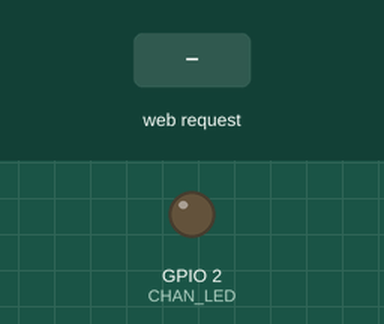
The program below on a simulated ESP32. Parts: output pins drawn as LEDs (lit = HIGH). The inputs (shaded band) are chosen by the test bench. WiFi joins after 1.5 s; servers stay silent unless stated; what the program prints to the serial monitor is not drawn.

Above: at 4.2 s.
4.3 s: HTTP request GET /on received
At 4.8 s:
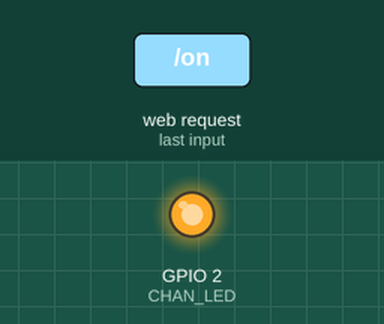
5.8 s: HTTP request GET /off received
At 7.0 s:
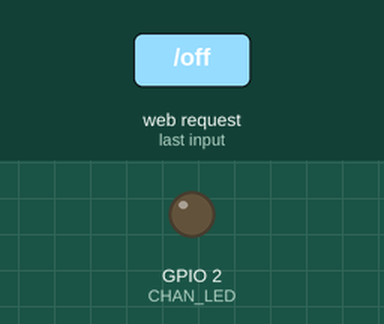
7.3 s: HTTP request GET /toggle received
At 8.3 s:
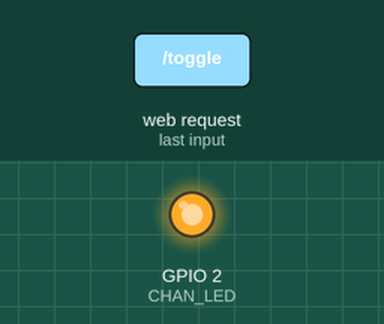
Timing chart, 0 to 10.3 s (numbered marks = the images above; inputs shaded):
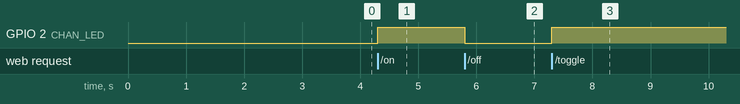

Measured:
- after the input at 4.3 s, GPIO 2 (CHAN_LED): LOW → HIGH at once
- after the input at 5.8 s, GPIO 2 (CHAN_LED): HIGH → LOW at once
- after the input at 7.3 s, GPIO 2 (CHAN_LED): LOW → HIGH at once

The program:

main.cpp
```cpp
#include <Arduino.h>
#include <WiFi.h>
#include <WebServer.h>

const char* TEN_WIFI = "FPT Tang 5";   // <- sua
const char* MAT_KHAU = "88888888";      // <- sua
constexpr int CHAN_LED = 2;

WebServer server(80);
bool ledBat = false;

void capNhatLed() { digitalWrite(CHAN_LED, ledBat ? HIGH : LOW); }

String trangWeb() {
  String h = "<!DOCTYPE html><html><head><meta charset='utf-8'>";
  h += "<meta name='viewport' content='width=device-width,initial-scale=1'>";
  h += "<title>ESP32 LED</title></head><body style='font-family:sans-serif;text-align:center'>";
  h += "<h1>ESP32 LED</h1>";
  h += ledBat ? "<h2 style='color:green'>LED: đang BẬT</h2>"
              : "<h2 style='color:red'>LED: đang TẮT</h2>";
  h += "<a href='/on'><button style='font-size:24px;margin:8px'>BẬT</button></a>";
  h += "<a href='/off'><button style='font-size:24px;margin:8px'>TẮT</button></a>";
  h += "<a href='/toggle'><button style='font-size:24px;margin:8px'>Toggle</button></a>";
  h += "</body></html>";
  return h;
}

void veTrangChu() {
  server.send(200, "text/html; charset=utf-8", trangWeb());
}

void chuyenVeTrangChu() {
  server.sendHeader("Location", "/");
  server.send(303);
}

void setup() {
  Serial.begin(115200);
  delay(1500);
  pinMode(CHAN_LED, OUTPUT);
  capNhatLed();

  WiFi.mode(WIFI_STA);
  WiFi.begin(TEN_WIFI, MAT_KHAU);
  Serial.printf("Dang noi Wi-Fi %s", TEN_WIFI);
  while (WiFi.status() != WL_CONNECTED) {
    delay(500);
    Serial.print(".");
  }
  Serial.println("\nDa noi Wi-Fi!");
  Serial.print("Mo trinh duyet vao: http://");
  Serial.println(WiFi.localIP());

  server.on("/", veTrangChu);
  server.on("/on",     []() { ledBat = true;     capNhatLed(); chuyenVeTrangChu(); });
  server.on("/off",    []() { ledBat = false;    capNhatLed(); chuyenVeTrangChu(); });
  server.on("/toggle", []() { ledBat = !ledBat;  capNhatLed(); chuyenVeTrangChu(); });
  server.begin();
}

void loop() {
  server.handleClient();
}
```
